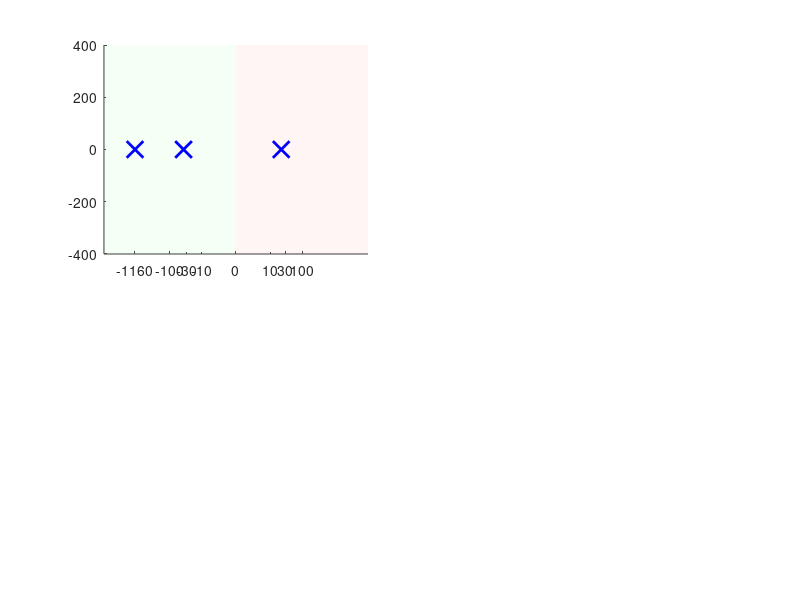

Reproduce this figure in MATLAB. (Note: this script raises an error after producing the figure.)
%% Lab 2: S-Plane Comparison - Column Aligned & P1 Imaginary
clear; clc; close all;

% --- 1. System Parameters ---
L = 0.1; mp = 0.05; g = 9.81;
kt = 50.6e-3; ke = 52.8e-3; Lm = 2.8544e-3;
R = 3.3133; b = 77.851e-6; J = 58.559e-6;
Kp = 30; Kp_com = 0.01; 

% --- 2. Define Denominators ---
d1 = [Lm*J, (R*J + Lm*b), (R*b + kt*ke - Lm*mp*g*L), -R*mp*g*L]; % 1. No P + No DFF
d2 = [Lm*J, (R*J + Lm*b), (R*b + kt*ke - Lm*mp*g*L), (kt*Kp - R*mp*g*L)]; % 2. P + No DFF
d3 = [Lm*J, (R*J + Lm*b), (R*b + kt*ke), 0]; % 3. No P + DFF
d4 = [Lm*J, (R*J + Lm*b), (R*b + kt*ke), (kt*Kp_com)]; % 4. P + DFF

% --- 3. Visualization ---
figure('Color', 'w', 'Position', [100 100 1100 900]);
titles = {'1. No P + No DFF', '2. P + No DFF', '3. No P + DFF', '4. P + DFF'};
dens = {d1, d2, d3, d4};

for i = 1:4
    subplot(2,2,i); hold on;
    p = pole(tf(1, dens{i})); 
    
    % Transform for Non-Equal Spacing (Symmetric Log Effect)
    plot_real = sign(real(p)) .* log10(1 + abs(real(p)));
    
    % Color Zones: Green (Stable), Red (Unstable)
    fill([-4 0 0 -4], [-400 -400 400 400], [0.8 1 0.8], 'EdgeColor', 'none', 'FaceAlpha', 0.2); 
    fill([0 4 4 0], [-400 -400 400 400], [1 0.8 0.8], 'EdgeColor', 'none', 'FaceAlpha', 0.2);
    
    % Plot Poles
    plot(plot_real, imag(p), 'bx', 'LineWidth', 2, 'MarkerSize', 12);
    
    % Manual Ticks for Non-Equal Spacing
    tick_vals = [-1160, -100, -30, -10, 0, 10, 30, 100];
    set(gca, 'XTick', sign(tick_vals).*log10(1+abs(tick_vals)), 'XTickLabel', tick_vals);
    
    % Formatting
    xline(0, 'k-', 'LineWidth', 1.5); yline(0, 'k-');
    grid on; axis([-3.5 2.5 -100 100]);
    xlabel('Real (\sigma)'); ylabel('Imag (j\omega)');
    
    % ALIGNED COLUMN FORMATTING
    % %8.1f ensures the number takes 8 spaces, aligning decimal points
    % %+7.1fj ensures the imaginary part always has a sign (+/-) and aligns
    p1_s = sprintf('P1: %8.1f %+7.1fj', real(p(1)), imag(p(1)));
    p2_s = sprintf('P2: %8.1f %+7.1fj', real(p(2)), imag(p(2)));
    p3_s = sprintf('P3: %8.1f %+7.1fj', real(p(3)), imag(p(3)));
    
    t_obj = title({titles{i}, p1_s, p2_s, p3_s}, 'FontSize', 10, 'FontWeight', 'bold');
    set(t_obj, 'FontName', 'Courier New'); % Monospaced font for perfect alignment
end
